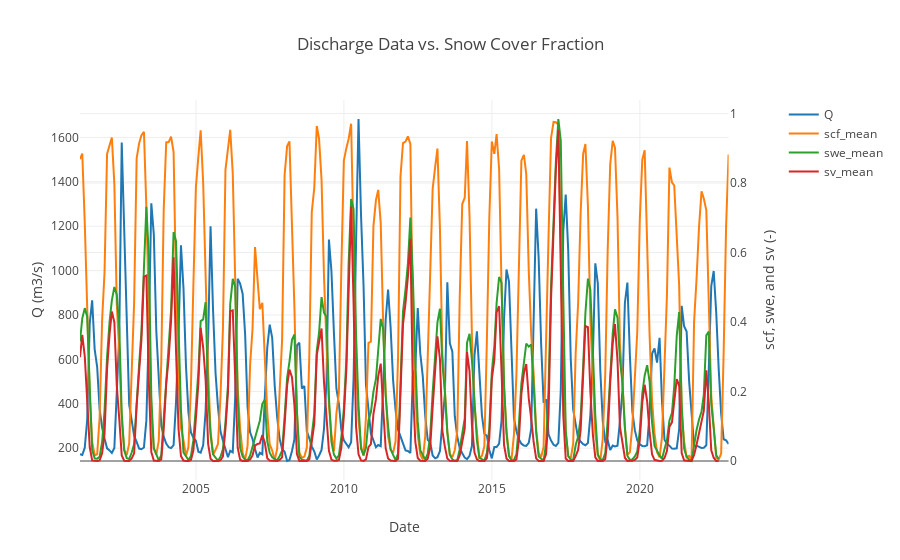

Write notebook code for a chart like this one.
### Markdown cell above
### 3.2.2 Target Var and Selected XREG

### Code cell
import plotly.graph_objs as go
from plotly.subplots import make_subplots

# Create a figure with two y-axes
fig = make_subplots(specs=[[{"secondary_y": True}]])

# Add a line trace for the first y-axis
fig.add_trace(go.Scatter(x=prep_data['date'], y=prep_data['q'], name="Q", mode='lines'), secondary_y=False)

# Add a line trace for the second y-axis (scf)
fig.add_trace(go.Scatter(x=prep_data['date'], y=prep_data['scf_mean'], name="scf_mean", mode='lines'), secondary_y=True)

# Add a line trace for the second y-axis (swe)
fig.add_trace(go.Scatter(x=prep_data['date'], y=prep_data['swe_mean'], name="swe_mean", mode='lines'), secondary_y=True)

# Add a line trace for the second y-axis (sv)
fig.add_trace(go.Scatter(x=prep_data['date'], y=prep_data['sv_mean'], name="sv_mean", mode='lines'), secondary_y=True)

# Set the title and axis labels
fig.update_layout(title="Discharge Data vs. Snow Cover Fraction",
                  xaxis_title = "Date",
                  yaxis_title = "Q (m3/s)",
                  yaxis2_title = "scf, swe, and sv (-)",
                  template = 'none')

# Show the plot
fig.show()

### Figure 1 — Plotly figure (JSON) as saved in the notebook; plotly's stock layout.template omitted (floating-point values rounded to 4 significant figures; data arrays with more than 128 entries replaced by an {"elided": "..."} marker saying what was removed)
{"data": [{"mode": "lines", "name": "Q", "type": "scatter", "x": {"elided": "264 str values"}, "xaxis": "x", "y": {"elided": "264 float values"}, "yaxis": "y"}, {"mode": "lines", "name": "scf_mean", "type": "scatter", "x": {"elided": "264 str values"}, "xaxis": "x", "y": {"elided": "264 float values"}, "yaxis": "y2"}, {"mode": "lines", "name": "swe_mean", "type": "scatter", "x": {"elided": "264 str values"}, "xaxis": "x", "y": {"elided": "264 float values"}, "yaxis": "y2"}, {"mode": "lines", "name": "sv_mean", "type": "scatter", "x": {"elided": "264 str values"}, "xaxis": "x", "y": {"elided": "264 float values"}, "yaxis": "y2"}], "layout": {"title": {"text": "Discharge Data vs. Snow Cover Fraction"}, "xaxis": {"anchor": "y", "domain": [0, 0.94], "title": {"text": "Date"}}, "yaxis": {"anchor": "x", "domain": [0, 1], "title": {"text": "Q (m3/s)"}}, "yaxis2": {"anchor": "x", "overlaying": "y", "side": "right", "title": {"text": "scf, swe, and sv (-)"}}}}
